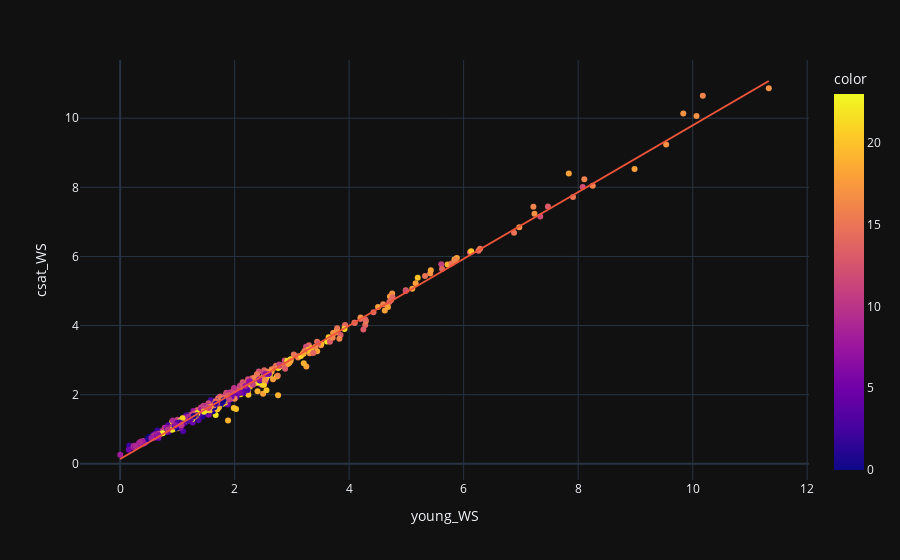

Write notebook code for a chart like this one.
### Code cell
#fig = px.line(df_wd, y=["young_WS","csat_WS"],
#              title='custom tick labels')
fig = px.scatter(df_wd, x='young_WS', y='csat_WS', trendline="ols",color=df_wd.index.hour)
fig.show()

### Figure 1 — Plotly figure (JSON) as saved in the notebook; plotly's stock layout.template omitted (floating-point values rounded to 4 significant figures; data arrays with more than 128 entries replaced by an {"elided": "..."} marker saying what was removed)
{"data": [{"hovertemplate": "young_WS=%{x}<br>csat_WS=%{y}<br>color=%{marker.color}<extra></extra>", "legendgroup": "", "marker": {"color": {"elided": "601 int values"}, "coloraxis": "coloraxis", "symbol": "circle"}, "mode": "markers", "name": "", "orientation": "v", "showlegend": false, "type": "scatter", "x": {"elided": "601 float values"}, "xaxis": "x", "y": {"elided": "601 float values"}, "yaxis": "y"}, {"hovertemplate": "<b>OLS trendline</b><br>csat_WS = 0.965568 * young_WS + 0.137475<br>R<sup>2</sup>=0.993511<br><br>young_WS=%{x}<br>csat_WS=%{y} <b>(trend)</b><extra></extra>", "legendgroup": "", "marker": {"symbol": "circle"}, "mode": "lines", "name": "", "showlegend": false, "type": "scatter", "x": {"elided": "588 float values"}, "xaxis": "x", "y": {"elided": "588 float values"}, "yaxis": "y"}], "layout": {"autosize": true, "coloraxis": {"colorbar": {"title": {"text": "color"}}, "colorscale": [[0, "#0d0887"], [0.1111, "#46039f"], [0.2222, "#7201a8"], [0.3333, "#9c179e"], [0.4444, "#bd3786"], [0.5556, "#d8576b"], [0.6667, "#ed7953"], [0.7778, "#fb9f3a"], [0.8889, "#fdca26"], [1, "#f0f921"]]}, "legend": {"tracegroupgap": 0}, "margin": {"t": 60}, "xaxis": {"anchor": "y", "autorange": true, "domain": [0, 1], "range": [-0.676, 12.01], "title": {"text": "young_WS"}, "type": "linear"}, "yaxis": {"anchor": "x", "autorange": true, "domain": [0, 1], "range": [-0.5583, 11.69], "title": {"text": "csat_WS"}, "type": "linear"}}}
